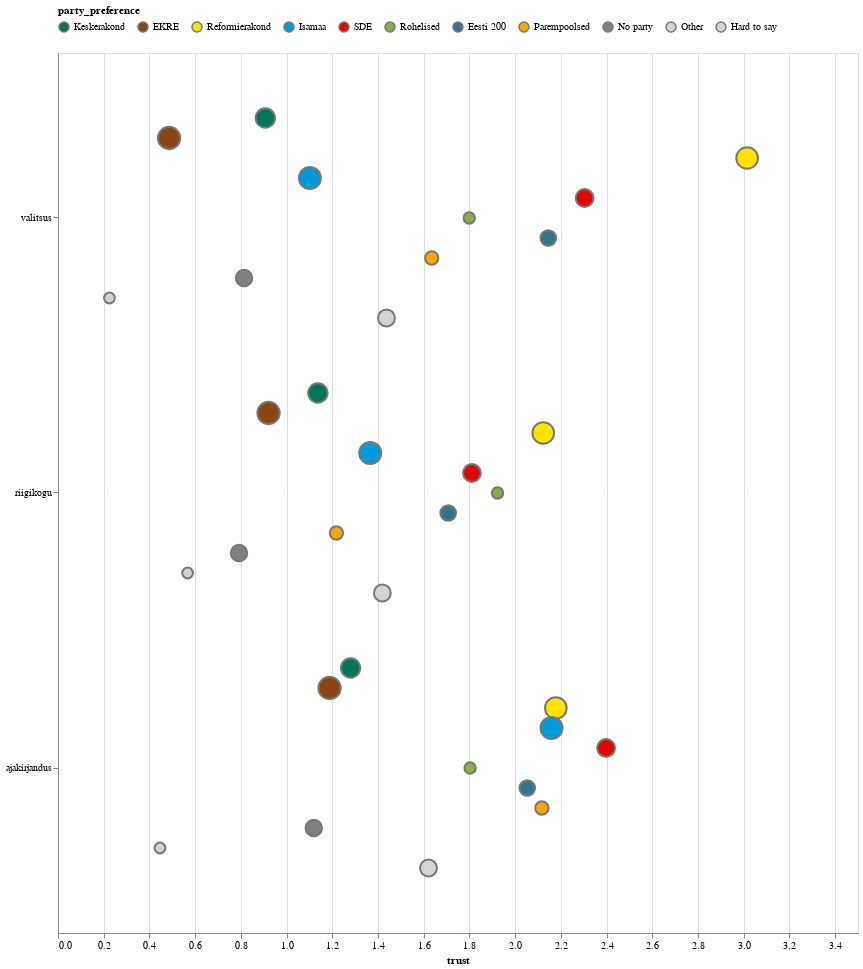

The notebook cell this image was saved under:
### Code cell
e2e_plot({
    'res_col' : 'trust',
    'factor_cols': ['party_preference'],
    'filter': {},
    'plot': 'massplot-cont',
    'internal_facet': True,
    'convert_res': 'continuous'
},data_file)#,dry_run=True)['data']

### Figure 1 — Vega-Lite specification as saved in the notebook (floating-point values rounded to 4 significant figures)
{"config": {"view": {"continuousWidth": 300, "continuousHeight": 300}}, "data": {"name": "data-2c1e02487ee124fb2d5f68b9a599ea2e"}, "mark": {"type": "circle"}, "encoding": {"color": {"field": "party_preference", "legend": {"columns": 11, "orient": "top"}, "scale": {"domain": ["Keskerakond", "EKRE", "Reformierakond", "Isamaa", "SDE", "Rohelised", "Eesti 200", "Parempoolsed", "No party", "Other", "Hard to say"], "range": ["#007557", "#8B4513", "#FFE200", "#009BDF", "#E10600", "#88AF47", "#31758A", "orange", "grey", "lightgrey", "lightgrey"]}, "type": "nominal"}, "opacity": {"value": 1.0}, "size": {"field": "group_size", "legend": null, "scale": {"range": [100, 500]}, "type": "quantitative"}, "stroke": {"value": "#777"}, "tooltip": [{"field": "trust", "format": ".1f", "type": "quantitative"}, {"field": "question", "type": "nominal"}, {"field": "party_preference", "type": "nominal"}, {"field": "group_size", "format": ".1%", "title": "Group size", "type": "nominal"}], "x": {"axis": {"format": ".1f"}, "field": "trust", "title": "trust", "type": "quantitative"}, "y": {"field": "question", "sort": ["valitsus", "riigikogu", "ajakirjandus"], "title": null, "type": "nominal"}, "yOffset": {"field": "party_preference", "sort": ["Keskerakond", "EKRE", "Reformierakond", "Isamaa", "SDE", "Rohelised", "Eesti 200", "Parempoolsed", "No party", "Other", "Hard to say"], "title": null, "type": "nominal"}}, "width": 800, "$schema": "https://vega.github.io/schema/vega-lite/v5.15.1.json", "datasets": {"data-2c1e02487ee124fb2d5f68b9a599ea2e": [{"party_preference": "Keskerakond", "question": "valitsus", "trust": 0.907, "group_size": 0.121}, {"party_preference": "Keskerakond", "question": "riigikogu", "trust": 1.137, "group_size": 0.121}, {"party_preference": "Keskerakond", "question": "ajakirjandus", "trust": 1.28, "group_size": 0.121}, {"party_preference": "EKRE", "question": "valitsus", "trust": 0.486, "group_size": 0.177}, {"party_preference": "EKRE", "question": "riigikogu", "trust": 0.921, "group_size": 0.177}, {"party_preference": "EKRE", "question": "ajakirjandus", "trust": 1.188, "group_size": 0.177}, {"party_preference": "Reformierakond", "question": "valitsus", "trust": 3.015, "group_size": 0.163}, {"party_preference": "Reformierakond", "question": "riigikogu", "trust": 2.123, "group_size": 0.163}, {"party_preference": "Reformierakond", "question": "ajakirjandus", "trust": 2.178, "group_size": 0.163}, {"party_preference": "Isamaa", "question": "valitsus", "trust": 1.102, "group_size": 0.169}, {"party_preference": "Isamaa", "question": "riigikogu", "trust": 1.366, "group_size": 0.169}, {"party_preference": "Isamaa", "question": "ajakirjandus", "trust": 2.159, "group_size": 0.169}, {"party_preference": "SDE", "question": "valitsus", "trust": 2.304, "group_size": 0.096}, {"party_preference": "SDE", "question": "riigikogu", "trust": 1.811, "group_size": 0.096}, {"party_preference": "SDE", "question": "ajakirjandus", "trust": 2.398, "group_size": 0.096}, {"party_preference": "Rohelised", "question": "valitsus", "trust": 1.799, "group_size": 0.013}, {"party_preference": "Rohelised", "question": "riigikogu", "trust": 1.923, "group_size": 0.013}, {"party_preference": "Rohelised", "question": "ajakirjandus", "trust": 1.803, "group_size": 0.013}, {"party_preference": "Eesti 200", "question": "valitsus", "trust": 2.145, "group_size": 0.064}, {"party_preference": "Eesti 200", "question": "riigikogu", "trust": 1.707, "group_size": 0.064}, {"party_preference": "Eesti 200", "question": "ajakirjandus", "trust": 2.053, "group_size": 0.064}, {"party_preference": "Parempoolsed", "question": "valitsus", "trust": 1.635, "group_size": 0.034}, {"party_preference": "Parempoolsed", "question": "riigikogu", "trust": 1.218, "group_size": 0.034}, {"party_preference": "Parempoolsed", "question": "ajakirjandus", "trust": 2.117, "group_size": 0.034}, {"party_preference": "No party", "question": "valitsus", "trust": 0.814, "group_size": 0.075}, {"party_preference": "No party", "question": "riigikogu", "trust": 0.792, "group_size": 0.075}, {"party_preference": "No party", "question": "ajakirjandus", "trust": 1.119, "group_size": 0.075}, {"party_preference": "Other", "question": "valitsus", "trust": 0.225, "group_size": 0.007}, {"party_preference": "Other", "question": "riigikogu", "trust": 0.567, "group_size": 0.007}, {"party_preference": "Other", "question": "ajakirjandus", "trust": 0.446, "group_size": 0.007}, {"party_preference": "Hard to say", "question": "valitsus", "trust": 1.437, "group_size": 0.082}, {"party_preference": "Hard to say", "question": "riigikogu", "trust": 1.419, "group_size": 0.082}, {"party_preference": "Hard to say", "question": "ajakirjandus", "trust": 1.621, "group_size": 0.082}]}}
